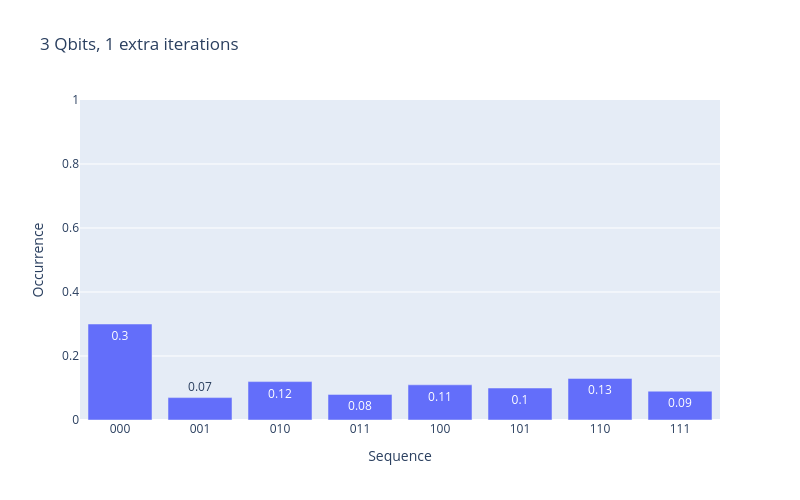
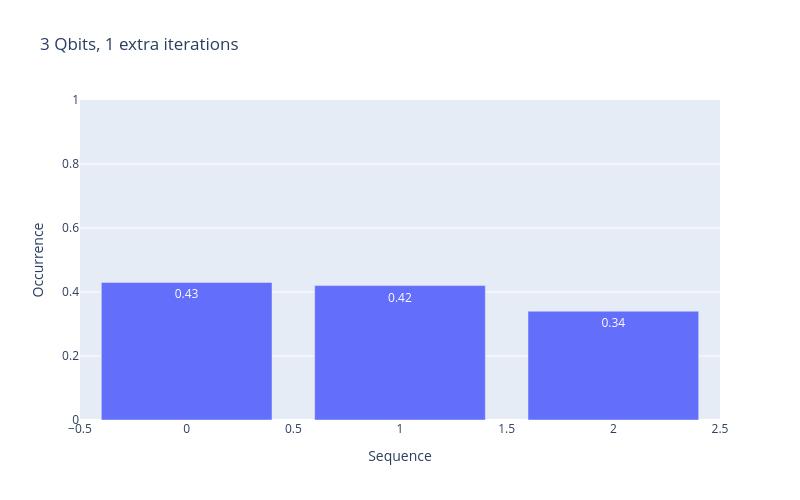
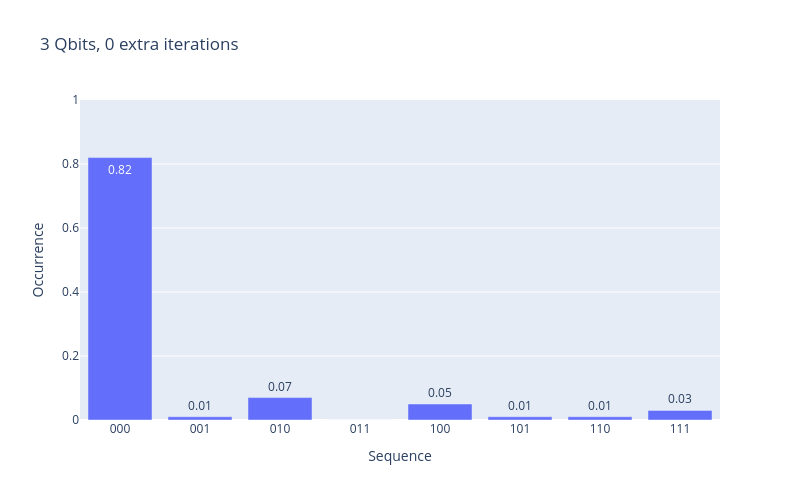
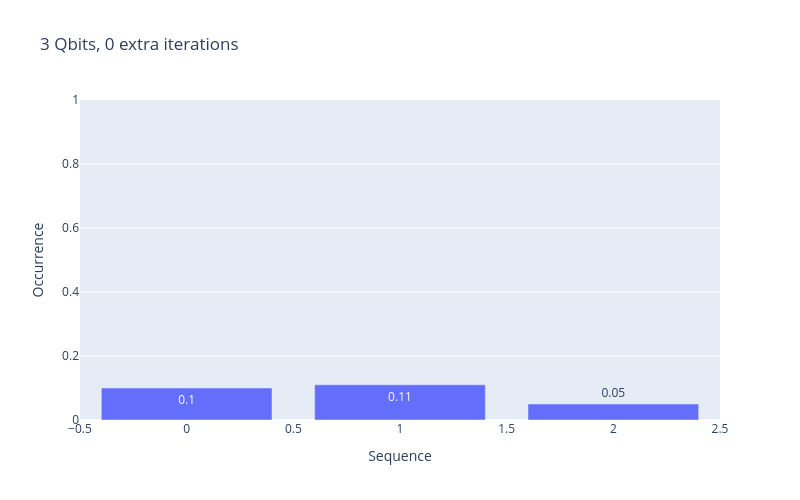

Notebook cell for these charts, in order:
### Code cell
secret = [0,0,0]
def oracle(wires):
    qml.Reflection(qml.BasisEmbedding(secret + [1 for _ in range(0,len(wires) - len(secret))], wires), reflection_wires=wires) # Base oracle (uses 'secret' followed by ones)
    # qml.H(wires[-1])
    # qml.MultiControlledX(wires)
    # qml.H(wires[-1])

o = {'oracle': oracle}
s = 100

for n in [3, 4, 5]:
    alg = MySearchAlgorithm(shots=s, nqbits=n, use_simulator=True)
    alg.draw_circuit({'rep': 0} | o)

    alg.exec_circuit({'rep': 1} | o)
    alg.show_graph(title=f"{n} Qbits, 1 extra iterations")
    alg.show_graph('qbits-probs', title=f"{n} Qbits, 1 extra iterations")
    print('###########################################################################################')
    alg.exec_circuit({'rep': 0} | o)
    alg.show_graph(title=f"{n} Qbits, 0 extra iterations")
    alg.show_graph('qbits-probs', title=f"{n} Qbits, 0 extra iterations")
    print('###########################################################################################')
    alg.exec_circuit({'rep': -1} | o)
    alg.show_graph(title=f"{n} Qbits, -1 extra iterations")
    alg.show_graph('qbits-probs', title=f"{n} Qbits, -1 extra iterations")

### Figure 1 — Plotly figure (JSON) as saved in the notebook; plotly's stock layout.template omitted (floating-point values rounded to 4 significant figures)
{"data": [{"hovertemplate": "Sequence=%{x}<br>Occurrence=%{y}<extra></extra>", "legendgroup": "", "marker": {"color": "#636efa", "pattern": {"shape": ""}}, "name": "", "orientation": "v", "showlegend": false, "textposition": "auto", "texttemplate": "%{y}", "type": "bar", "x": ["000", "001", "010", "011", "100", "101", "110", "111"], "xaxis": "x", "y": [0.3, 0.07, 0.12, 0.08, 0.11, 0.1, 0.13, 0.09], "yaxis": "y"}], "layout": {"barmode": "relative", "height": 500, "legend": {"tracegroupgap": 0}, "title": {"text": "3 Qbits, 1 extra iterations"}, "width": 800, "xaxis": {"anchor": "y", "domain": [0, 1], "title": {"text": "Sequence"}}, "yaxis": {"anchor": "x", "domain": [0, 1], "range": [0, 1], "title": {"text": "Occurrence"}}}}

### Figure 2 — Plotly figure (JSON) as saved in the notebook; plotly's stock layout.template omitted (floating-point values rounded to 4 significant figures)
{"data": [{"hovertemplate": "Sequence=%{x}<br>Occurrence=%{y}<extra></extra>", "legendgroup": "", "marker": {"color": "#636efa", "pattern": {"shape": ""}}, "name": "", "orientation": "v", "showlegend": false, "textposition": "auto", "texttemplate": "%{y}", "type": "bar", "x": [0, 1, 2], "xaxis": "x", "y": [0.43, 0.42, 0.34], "yaxis": "y"}], "layout": {"barmode": "relative", "height": 500, "legend": {"tracegroupgap": 0}, "title": {"text": "3 Qbits, 1 extra iterations"}, "width": 800, "xaxis": {"anchor": "y", "domain": [0, 1], "title": {"text": "Sequence"}}, "yaxis": {"anchor": "x", "domain": [0, 1], "range": [0, 1], "title": {"text": "Occurrence"}}}}

### Figure 3 — Plotly figure (JSON) as saved in the notebook; plotly's stock layout.template omitted (floating-point values rounded to 4 significant figures)
{"data": [{"hovertemplate": "Sequence=%{x}<br>Occurrence=%{y}<extra></extra>", "legendgroup": "", "marker": {"color": "#636efa", "pattern": {"shape": ""}}, "name": "", "orientation": "v", "showlegend": false, "textposition": "auto", "texttemplate": "%{y}", "type": "bar", "x": ["000", "001", "010", "011", "100", "101", "110", "111"], "xaxis": "x", "y": [0.82, 0.01, 0.07, 0.0, 0.05, 0.01, 0.01, 0.03], "yaxis": "y"}], "layout": {"barmode": "relative", "height": 500, "legend": {"tracegroupgap": 0}, "title": {"text": "3 Qbits, 0 extra iterations"}, "width": 800, "xaxis": {"anchor": "y", "domain": [0, 1], "title": {"text": "Sequence"}}, "yaxis": {"anchor": "x", "domain": [0, 1], "range": [0, 1], "title": {"text": "Occurrence"}}}}

### Figure 4 — Plotly figure (JSON) as saved in the notebook; plotly's stock layout.template omitted (floating-point values rounded to 4 significant figures)
{"data": [{"hovertemplate": "Sequence=%{x}<br>Occurrence=%{y}<extra></extra>", "legendgroup": "", "marker": {"color": "#636efa", "pattern": {"shape": ""}}, "name": "", "orientation": "v", "showlegend": false, "textposition": "auto", "texttemplate": "%{y}", "type": "bar", "x": [0, 1, 2], "xaxis": "x", "y": [0.1, 0.11, 0.05], "yaxis": "y"}], "layout": {"barmode": "relative", "height": 500, "legend": {"tracegroupgap": 0}, "title": {"text": "3 Qbits, 0 extra iterations"}, "width": 800, "xaxis": {"anchor": "y", "domain": [0, 1], "title": {"text": "Sequence"}}, "yaxis": {"anchor": "x", "domain": [0, 1], "range": [0, 1], "title": {"text": "Occurrence"}}}}
